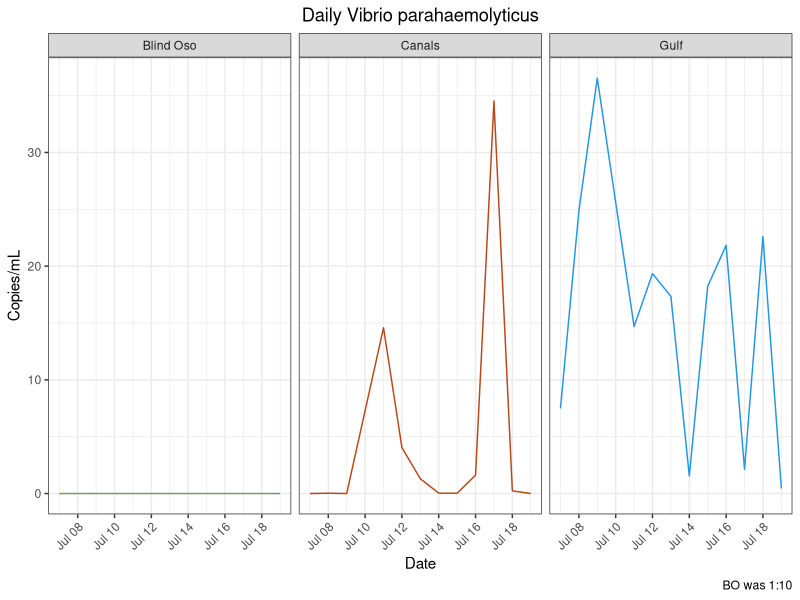
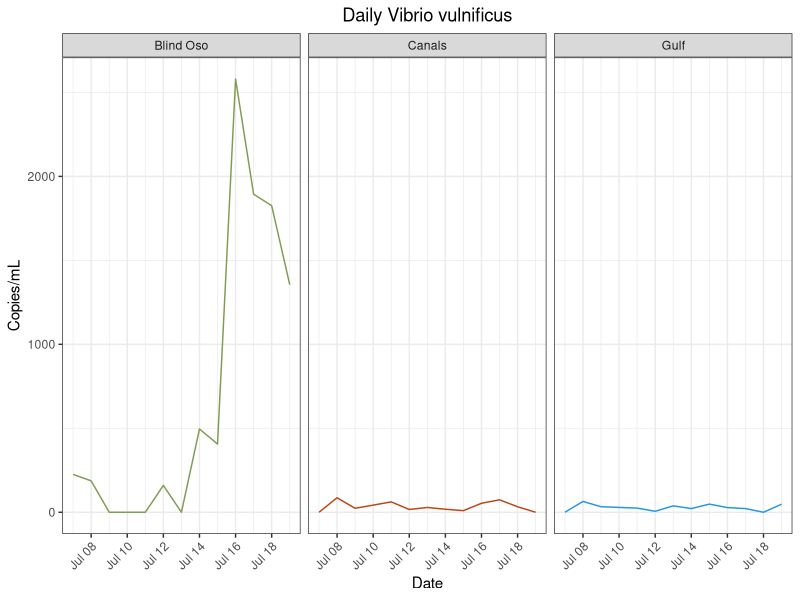
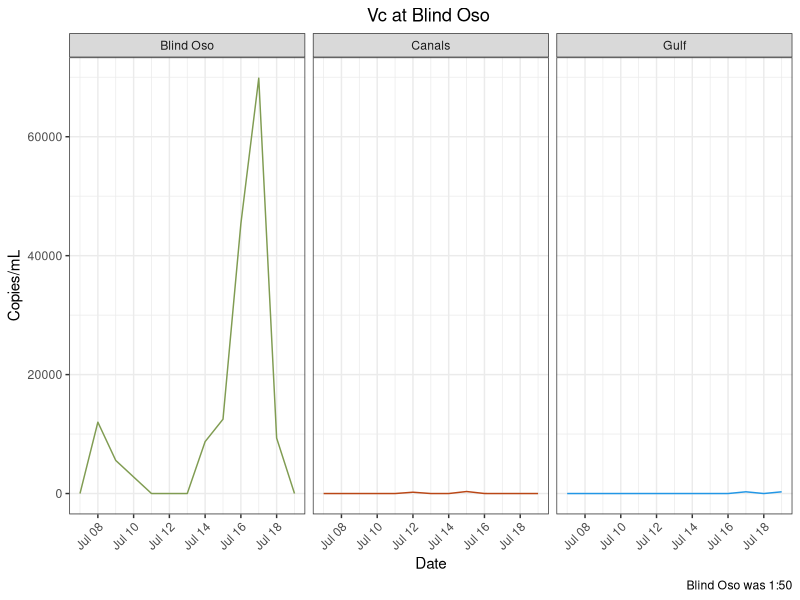
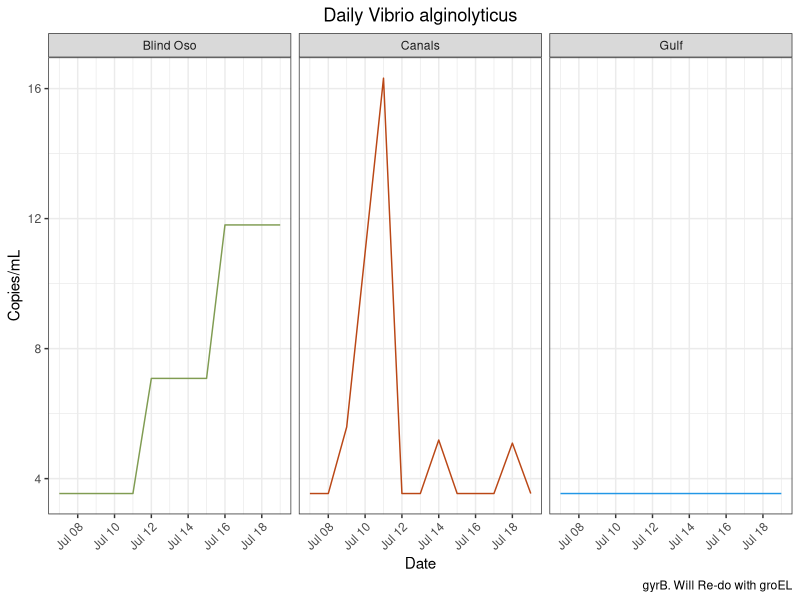
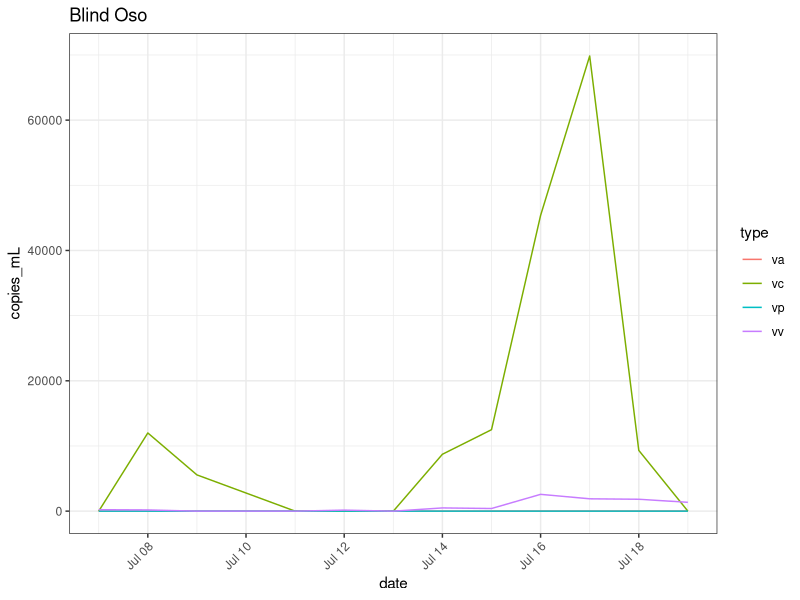
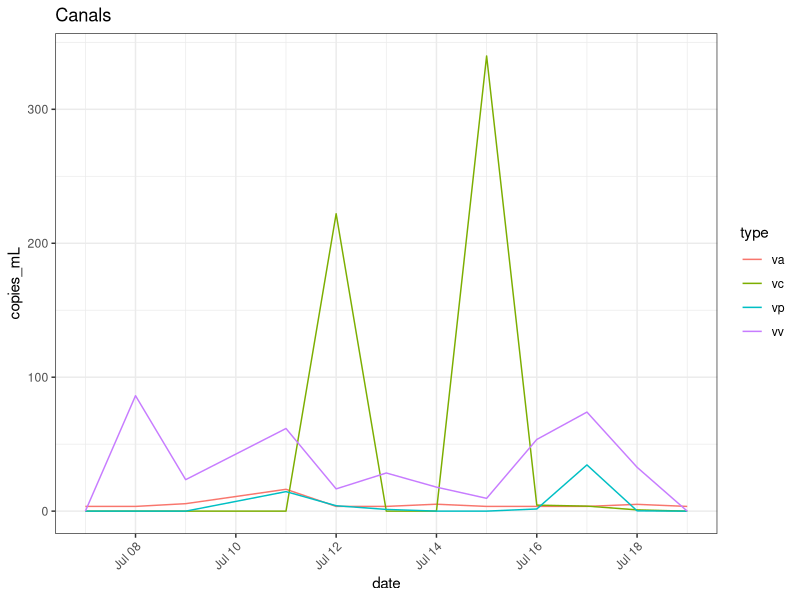
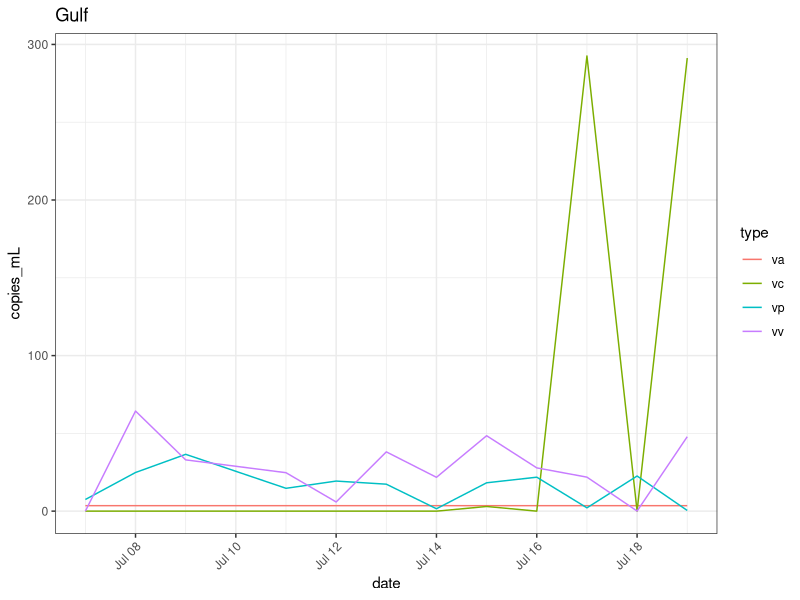
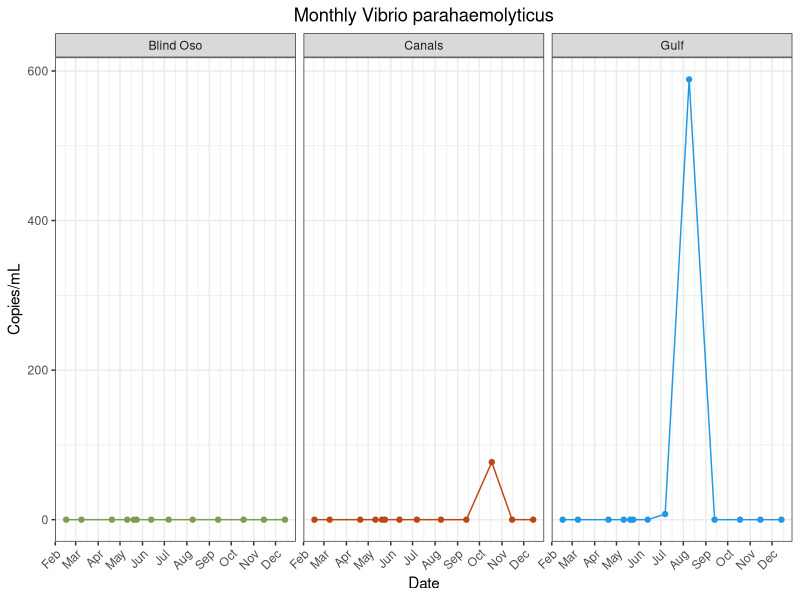

Write the R code that produced these figures, in order.
## ---- chunk 1
library(here)
library(tidyverse)
library(lubridate)
library(ggpubr) #Stacking Plots
## ---- chunk 2
vp<- read_csv(here("data", "processed_data","qpcr", "vp_clean_copies.csv"))
vp_m<- read_csv(here("data", "processed_data","qpcr","vp_mon_clean_copies.csv")) 

vv<- read_csv(here("data", "processed_data","qpcr","vv_clean_copies_redo.csv")) #Trial two is best. Other trials exist too. 
vv_m<- read_csv(here("data", "processed_data","qpcr","vv_clean_copies_mon.csv"))

vc<- read_csv(here("data", "processed_data","qpcr", "vc_clean_copies_daily.csv")) #Daily
vc_m<- read_csv(here("data", "processed_data", "qpcr","vc_clean_copies_mon.csv"))#Monthly
vc_bo<- read_csv(here("data", "processed_data","qpcr","vc_clean_copies_dail_1_50.csv")) #Ran 1:50. with 5 reps (run with 2 reps + run with 3 reps)
#vc_bo_50<- read_csv(here("data", "processed_data","vc_clean_copies_daily_1_50_2reps.csv"))#Just reps 4 and 5 to compare. This looks fine, but I removed the code so as to clean up this script.

va<- read_csv(here("data", "processed_data","qpcr", "va_clean_copies_daily.csv"))
va_m<-  read_csv(here("data", "processed_data","qpcr", "va_clean_copies_monthly.csv"))
## ---- chunk 3
vv<- vv %>%
  mutate(site = recode(site, "BO" = "Blind Oso")) %>%
  mutate(site = recode(site, "C2" = "Canals")) %>%
  mutate(site = recode(site, "RD" = "Gulf"))

vp<- vp %>%
  mutate(site = recode(site, "BO" = "Blind Oso")) %>%
  mutate(site = recode(site, "C2" = "Canals")) %>%
  mutate(site = recode(site, "RD" = "Gulf"))

vc<- vc %>%
  mutate(site = recode(site, "BO" = "Blind Oso")) %>%
  mutate(site = recode(site, "C2" = "Canals")) %>%
  mutate(site = recode(site, "RD" = "Gulf"))
vc_bo<- vc_bo %>%
  mutate(site = recode(site, "BO" = "Blind Oso")) %>%
  mutate(site = recode(site, "C2" = "Canals")) %>%
  mutate(site = recode(site, "RD" = "Gulf"))
#vc_bo_50<- vc_bo_50 %>%
 # mutate(site = recode(site, "BO" = "Blind Oso")) %>%
 # mutate(site = recode(site, "C2" = "Canals")) %>%
 # mutate(site = recode(site, "RD" = "Gulf"))

va<- va %>%
  mutate(site = recode(site, "BO" = "Blind Oso")) %>%
  mutate(site = recode(site, "C2" = "Canals")) %>%
  mutate(site = recode(site, "RD" = "Gulf"))
## ---- chunk 4
vc<- 
  vc %>%
  filter(!site %in% "Blind Oso")  #Gets rid of old BO 
  
vc_d<- rbind(vc, vc_bo) #Adds new BO to C2 and RD
## ---- chunk 5
#Vp Mon
vp_m<- vp_m %>%
  select(!...1) 
jul_bo = data.frame(date = as.Date("2022-07-07"), copies_mL=0, site = "BO")
jul_c2 = data.frame(date = as.Date("2022-07-07"), copies_mL=0, site = "C2")
jul_rd = data.frame(date = as.Date("2022-07-07"), copies_mL=7.49310194, site = "RD")
vp_m = rbind(jul_bo, jul_c2, jul_rd, vp_m) %>%
  mutate(site = recode(site, "BO" = "Blind Oso")) %>%
  mutate(site = recode(site, "C2" = "Canals")) %>%
  mutate(site = recode(site, "RD" = "Gulf"))
                     

#Vv Mon
vv_m<- vv_m %>%
  select(!...1) 
jul_bo = data.frame(date = as.Date("2022-07-07"), copies_mL=0, site = "BO")
jul_c2 = data.frame(date = as.Date("2022-07-07"), copies_mL=0, site = "C2")
jul_rd = data.frame(date = as.Date("2022-07-07"), copies_mL=7.49310194, site = "RD")
vv_m = rbind(jul_bo, jul_c2, jul_rd, vv_m)%>%
  mutate(site = recode(site, "BO" = "Blind Oso")) %>%
  mutate(site = recode(site, "C2" = "Canals")) %>%
  mutate(site = recode(site, "RD" = "Gulf"))

vc_m<- vc_m %>%
  select(!...1) 
  jul_bo = data.frame(date = as.Date("2022-07-07"), copies_mL=263.208407, site = "BO")
  jul_c2 = data.frame(date = as.Date("2022-07-07"), copies_mL=0, site = "C2")
  jul_rd = data.frame(date = as.Date("2022-07-07"), copies_mL=0, site = "RD")
  vc_m = rbind(jul_bo, jul_c2, jul_rd, vc_m)%>%
    mutate(site = recode(site, "BO" = "Blind Oso")) %>%
    mutate(site = recode(site, "C2" = "Canals")) %>%
    mutate(site = recode(site, "RD" = "Gulf"))
  
 va_m<- va_m %>%
  select(!...1) 
  jul_bo = data.frame(date = as.Date("2022-07-07"), copies_mL=0, site = "BO")
  jul_c2 = data.frame(date = as.Date("2022-07-07"), copies_mL=5.494766, site = "C2")
  jul_rd = data.frame(date = as.Date("2022-07-07"), copies_mL=0, site = "RD")
  va_m = rbind(jul_bo, jul_c2, jul_rd, va_m)%>%
    mutate(site = recode(site, "BO" = "Blind Oso")) %>%
    mutate(site = recode(site, "C2" = "Canals")) %>%
    mutate(site = recode(site, "RD" = "Gulf")) 
## ---- chunk 6
#png(file = here("results", "plots", "species_specific", "vp_daily.png"))
 vp %>%
  ggplot() + geom_line(
    aes(x = date,
        y = copies_mL,
        color = site))+ 
  facet_wrap(~site)  +
  labs(x = "Date",
       y = "Copies/mL",
       title = "Daily Vibrio parahaemolyticus",
       caption = "BO was 1:10")+
  theme_bw()+
  theme(
    plot.title = element_text(hjust = 0.5),
    axis.text.x = element_text(hjust = 1, angle = 45),
    legend.position = "none")+
  scale_color_manual(values = c("Blind Oso" = "#809C52",
                                "Canals" = "#ba4716",
                                "Gulf" = "4c848c"))
# dev.off()

 ggsave(here("results", "plots", "vp_daily.png"))
## ---- chunk 7
#png(file = here("results", "plots", "species_specific", "vv_daily.png"))

vv %>%
  #filter(!site %in% "Blind Oso") %>%
  ggplot() + geom_line(
    aes(x = date,
        y = copies_mL,
        color = site))+ 
  facet_wrap(~site)  +
  labs(x = "Date",
       y = "Copies/mL",
       title = "Daily Vibrio vulnificus")+
  theme_bw()+
  theme(
    plot.title = element_text(hjust = 0.5),
    axis.text.x = element_text(hjust = 1, angle = 45),
    legend.position = "none")+ 
  scale_color_manual(values = c("Blind Oso" = "#809C52",
                                "Canals" = "#ba4716",
                                "Gulf" = "4c848c"))
#dev.off()

 ggsave(here("results", "plots", "vv_daily.png"))
## ---- chunk 8
vc_d %>%
#filter(!site %in% "Blind Oso") %>%
  ggplot() + geom_line(
    aes(x = date,
        y = copies_mL,
        color = site))+ 
  facet_wrap(~site)  +
  labs(x = "Date",
       y = "Copies/mL",
       title = "Vc at Blind Oso ",
       caption = "Blind Oso was 1:50")+
  theme_bw()+
  theme(
    plot.title = element_text(hjust = 0.5),
    axis.text.x = element_text(hjust = 1, angle = 45),
    legend.position = "none")+ 
  scale_color_manual(values = c("Blind Oso" = "#809C52", #5 replicates
                                "Canals" = "#ba4716",#3
                                "Gulf" = "4c848c"))#3

 ggsave(here("results", "plots", "vc_daily.png"))
## ---- chunk 9
#png(file = here("results", "plots", "species_specific", "va_daily.png"))

va %>%
 #filter(!site %in% "Blind Oso") %>%
  ggplot() + geom_line(
    aes(x = date,
        y = copies_mL,
        color = site))+ 
  facet_wrap(~site)  +
  labs(x = "Date",
       y = "Copies/mL",
       title = "Daily Vibrio alginolyticus",
       caption = "gyrB. Will Re-do with groEL")+
  theme_bw()+
  theme(
    plot.title = element_text(hjust = 0.5),
    axis.text.x = element_text(hjust = 1, angle = 45),
    legend.position = "none")+ 
  scale_color_manual(values = c("Blind Oso" = "#809C52",
                                "Canals" = "#ba4716",
                                "Gulf" = "4c848c"))
#dev.off()

 ggsave(here("results", "plots", "va_daily.png"))
## ---- chunk 10
#Make new columns with species 
type = "vc"
vc1<- cbind(vc_d, type)

type = "vv"
vv1<- cbind(vv, type)

type = "vp"
vp1<- cbind(vp, type)

type = "va"
va1<- cbind(va,type)

#Combine datasets
master<- rbind(vc1,vp1,vv1, va1)
# Save this
saveRDS(master, file = here("data", "processed_data","species_copies.rds"))
## ---- chunk 11
#png(file = here("results", "plots", "species_specific", "bo_daily.png"))

 master %>%
  filter(site %in% "Blind Oso")%>%
  ggplot() + geom_line(
    aes(
      x = date,
      y = copies_mL,
      color = type))+ 
  theme_bw()+
  theme(
    axis.text.x = element_text(hjust = 1, angle = 45))+
  labs(title = "Blind Oso")

#dev.off()
 ggsave(here("results", "plots", "bo_all_daily.png"))
## ---- chunk 12
#png(file = here("results", "plots", "species_specific", "c2_daily.png"))

master %>%
  filter(site %in% "Canals")%>%
  ggplot() + geom_line(
    aes(
      x = date,
      y = copies_mL,
      color = type))+ 
  theme_bw()+
  theme(
    axis.text.x = element_text(hjust = 1, angle = 45))+
  labs(title = "Canals")

#dev.off()

 ggsave(here("results", "plots", "c2_all_daily.png"))
## ---- chunk 13
#png(file = here("results", "plots", "species_specific", "rd_daily.png"))

master %>%
  filter(site %in% "Gulf")%>%
  ggplot() + geom_line(
    aes(
      x = date,
      y = copies_mL,
      color = type))+ 
  theme_bw()+
  theme(
    axis.text.x = element_text(hjust = 1, angle = 45))+
  labs(title = "Gulf")

#dev.off()

 ggsave(here("results", "plots", "rd_all_daily.png"))
## ---- chunk 14
#png(file = here("results", "plots", "species_specific", "vp_mon.png"))

vp_m %>%
ggplot() + geom_line(
    aes(x = date,
        y = copies_mL,
        color = site))+ 
  geom_point(
     aes(x = date,
        y = copies_mL,
        color = site))+
  facet_wrap(~site)  +
  labs(x = "Date",
       y = "Copies/mL",
       title = "Monthly Vibrio parahaemolyticus")+
  theme_bw()+
  theme(
    plot.title = element_text(hjust = 0.5),
    axis.text.x = element_text(hjust = 1, angle = 45),
    legend.position = "none")+
  scale_color_manual(values = c("Blind Oso" = "#809C52",
                                "Canals" = "#ba4716",
                                "Gulf" = "4c848c"))+
  scale_x_date(date_breaks = "1 month", date_labels = "%b")

#dev.off()

 ggsave(here("results", "plots", "vp_monthly.png"))
## ---- chunk 15
#png(file = here("results", "plots", "species_specific", "vv_mon.png"))
 vv_m %>%
  filter(!site %in% c("E3", "NT")) %>%
 ggplot() + geom_line(
    aes(x = date,
        y = copies_mL,
        color = site))+ 
  geom_point(
     aes(x = date,
        y = copies_mL,
        color = site))+
  facet_wrap(~site)  +
  labs(x = "Date",
       y = "Copies/mL",
       title = "Monthly Vibrio vulnificus")+
  theme_bw()+
  theme(
    plot.title = element_text(hjust = 0.5),
    axis.text.x = element_text(hjust = 1, angle = 45),
    legend.position = "none")+
  scale_color_manual(values = c("Blind Oso" = "#809C52",
                                "Canals" = "#ba4716",
                                "Gulf" = "4c848c"))+
  scale_x_date(date_breaks = "1 month", date_labels = "%b")
#dev.off()

  ggsave(here("results", "plots", "vv_monthly.png"))
## ---- chunk 16
#png(file = here("results", "plots", "species_specific", "vc_mon.png"))
vc_m %>%
  #filter(!site %in% "Blind Oso") %>%
 ggplot() + geom_line(
    aes(x = date,
        y = copies_mL,
        color = site))+ 
  geom_point(
     aes(x = date,
        y = copies_mL,
        color = site))+
  facet_wrap(~site)  +
  labs(x = "Date",
       y = "Copies/mL",
       title = "Monthly Vibrio cholerae")+
  theme_bw()+
  theme(
    plot.title = element_text(hjust = 0.5),
    axis.text.x = element_text(hjust = 1, angle = 45),
    legend.position = "none")+
  scale_color_manual(values = c("Blind Oso" = "#809C52",
                                "Canals" = "#ba4716",
                                "Gulf" = "4c848c"))+
  scale_x_date(date_breaks = "1 month", date_labels = "%b")
#dev.off()

 ggsave(here("results", "plots", "vc_monthly.png"))
## ---- chunk 17

va_m %>%
  #filter(!site %in% "Blind Oso") %>%
 ggplot() + geom_line(
    aes(x = date,
        y = copies_mL,
        color = site))+ 
  geom_point(
     aes(x = date,
        y = copies_mL,
        color = site))+
  facet_wrap(~site)  +
  labs(x = "Date",
       y = "Copies/mL",
       title = "Monthly Vibrio alginolyticus")+
  theme_bw()+
  theme(
    plot.title = element_text(hjust = 0.5),
    axis.text.x = element_text(hjust = 1, angle = 45),
    legend.position = "none")+
  scale_color_manual(values = c("Blind Oso" = "#809C52",
                                "Canals" = "#ba4716",
                                "Gulf" = "4c848c"))+
  scale_x_date(date_breaks = "1 month", date_labels = "%b")

 ggsave(here("results", "plots", "va_monthly.png"))
